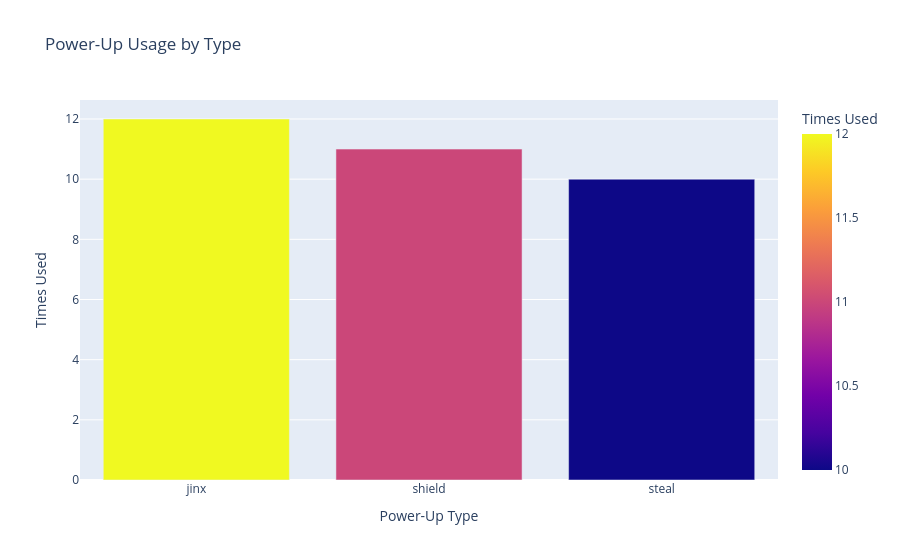
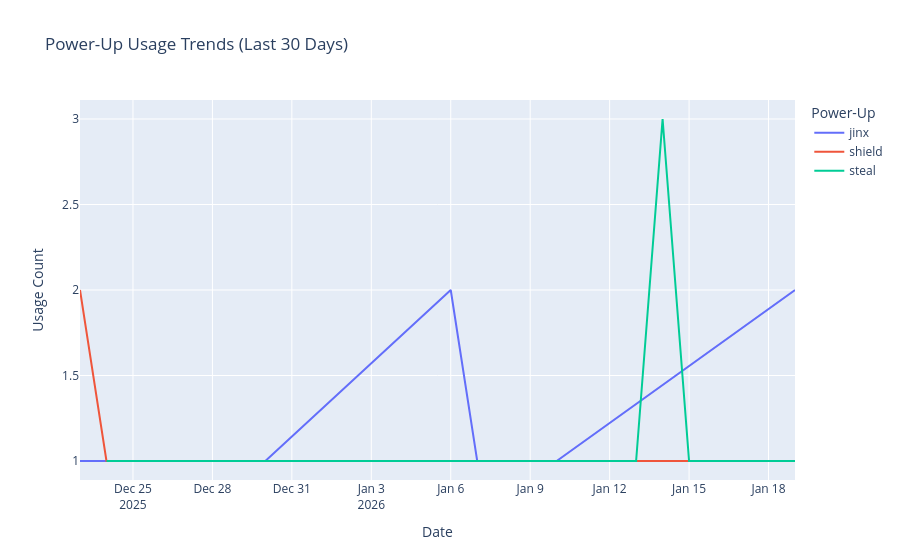
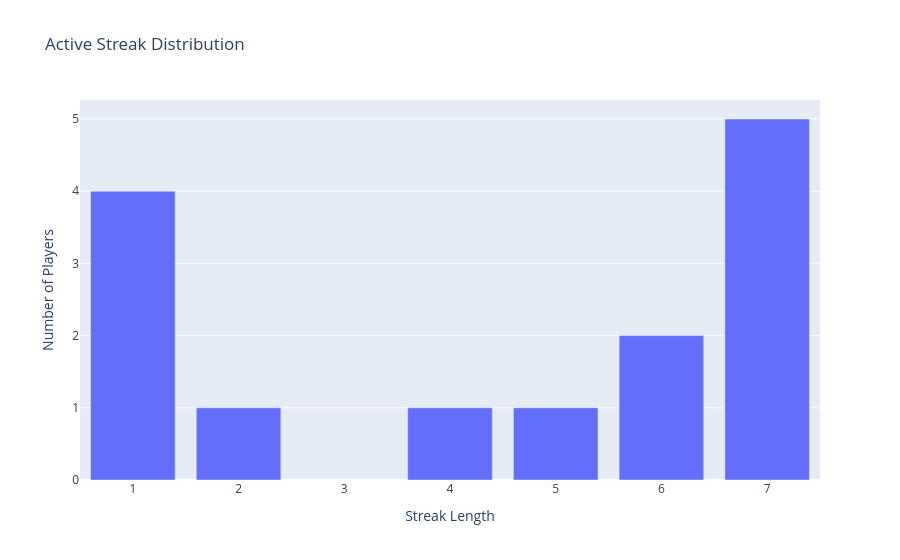

The notebook cell saved with these charts, in order:
### Markdown cell above
## 4. Power-Up Usage & Effectiveness

Analysis of power-up mechanics, including usage patterns and streak performance.

### Code cell
if "conn" in locals() and conn:
    # Power-up usage by type
    query = """
    SELECT 
        powerup_type,
        COUNT(*) as usage_count,
        COUNT(DISTINCT user_id) as unique_users
    FROM powerup_usage
    GROUP BY powerup_type
    ORDER BY usage_count DESC;
    """
    df_powerups = pd.read_sql_query(query, conn)

    if not df_powerups.empty:
        print("⚡ Power-Up Usage Statistics:")
        print(df_powerups.to_string(index=False))

        # Visualize power-up usage
        fig = px.bar(
            df_powerups,
            x="powerup_type",
            y="usage_count",
            title="Power-Up Usage by Type",
            labels={"powerup_type": "Power-Up Type", "usage_count": "Times Used"},
            color="usage_count",
            color_continuous_scale="Plasma",
        )
        fig.show()

        # Power-up usage over time
        query = """
        SELECT 
            DATE(used_at) as date,
            powerup_type,
            COUNT(*) as count
        FROM powerup_usage
        WHERE used_at >= DATE('now', '-30 days')
        GROUP BY DATE(used_at), powerup_type
        ORDER BY date;
        """
        df_powerup_trends = pd.read_sql_query(query, conn)
        if not df_powerup_trends.empty:
            df_powerup_trends["date"] = pd.to_datetime(df_powerup_trends["date"])
            fig = px.line(
                df_powerup_trends,
                x="date",
                y="count",
                color="powerup_type",
                title="Power-Up Usage Trends (Last 30 Days)",
                labels={
                    "count": "Usage Count",
                    "date": "Date",
                    "powerup_type": "Power-Up",
                },
            )
            fig.show()

        # Top power-up users
        query = """
        SELECT 
            p.name,
            pu.powerup_type,
            COUNT(*) as times_used
        FROM powerup_usage pu
        JOIN players p ON pu.user_id = p.id
        GROUP BY pu.user_id, p.name, pu.powerup_type
        ORDER BY times_used DESC
        LIMIT 10;
        """
        df_top_users = pd.read_sql_query(query, conn)
        print("\n🎯 Top Power-Up Users:")
        print(df_top_users.to_string(index=False))
    else:
        print("No power-up usage data found.")

    # Streak Analysis
    print("\n\n🔥 Answer Streak Analysis:")
    query = """
    SELECT 
        p.name,
        p.answer_streak as current_streak,
        p.score
    FROM players p
    WHERE p.answer_streak > 0
    ORDER BY p.answer_streak DESC
    LIMIT 10;
    """
    df_streaks = pd.read_sql_query(query, conn)
    if not df_streaks.empty:
        print("Top Current Streaks:")
        print(df_streaks.to_string(index=False))

        # Streak distribution
        query = """
        SELECT 
            answer_streak,
            COUNT(*) as player_count
        FROM players
        WHERE answer_streak > 0
        GROUP BY answer_streak
        ORDER BY answer_streak;
        """
        df_streak_dist = pd.read_sql_query(query, conn)
        fig = px.bar(
            df_streak_dist,
            x="answer_streak",
            y="player_count",
            title="Active Streak Distribution",
            labels={
                "answer_streak": "Streak Length",
                "player_count": "Number of Players",
            },
        )
        fig.show()
    else:
        print("No active streaks found.")

    # Shield usage
    query = """
    SELECT
        COUNT(*) as total_shields_active
    FROM players
    WHERE active_shield = 1;
    """
    df_shields = pd.read_sql_query(query, conn)
    print(
        f"\n🛡️ Currently active shields: {df_shields.iloc[0]['total_shields_active']}"
    )

### Figure 1 — Plotly figure (JSON) as saved in the notebook; plotly's stock layout.template omitted (floating-point values rounded to 4 significant figures)
{"data": [{"alignmentgroup": "True", "hovertemplate": "Power-Up Type=%{x}<br>Times Used=%{marker.color}<extra></extra>", "legendgroup": "", "marker": {"color": [12, 11, 10], "coloraxis": "coloraxis", "pattern": {"shape": ""}}, "name": "", "offsetgroup": "", "orientation": "v", "showlegend": false, "textposition": "auto", "type": "bar", "x": ["jinx", "shield", "steal"], "xaxis": "x", "y": [12, 11, 10], "yaxis": "y"}], "layout": {"barmode": "relative", "coloraxis": {"colorbar": {"title": {"text": "Times Used"}}, "colorscale": [[0, "#0d0887"], [0.1111, "#46039f"], [0.2222, "#7201a8"], [0.3333, "#9c179e"], [0.4444, "#bd3786"], [0.5556, "#d8576b"], [0.6667, "#ed7953"], [0.7778, "#fb9f3a"], [0.8889, "#fdca26"], [1, "#f0f921"]]}, "legend": {"tracegroupgap": 0}, "title": {"text": "Power-Up Usage by Type"}, "xaxis": {"anchor": "y", "domain": [0, 1], "title": {"text": "Power-Up Type"}}, "yaxis": {"anchor": "x", "domain": [0, 1], "title": {"text": "Times Used"}}}}

### Figure 2 — Plotly figure (JSON) as saved in the notebook; plotly's stock layout.template omitted (floating-point values rounded to 4 significant figures)
{"data": [{"hovertemplate": "Power-Up=jinx<br>Date=%{x}<br>Usage Count=%{y}<extra></extra>", "legendgroup": "jinx", "line": {"color": "#636efa", "dash": "solid"}, "marker": {"symbol": "circle"}, "mode": "lines", "name": "jinx", "orientation": "v", "showlegend": true, "type": "scatter", "x": ["2025-12-23T00:00:00", "2025-12-25T00:00:00", "2025-12-27T00:00:00", "2025-12-28T00:00:00", "2025-12-29T00:00:00", "2025-12-30T00:00:00", "2026-01-06T00:00:00", "2026-01-07T00:00:00", "2026-01-10T00:00:00", "2026-01-19T00:00:00"], "xaxis": "x", "y": [1, 1, 1, 1, 1, 1, 2, 1, 1, 2], "yaxis": "y"}, {"hovertemplate": "Power-Up=shield<br>Date=%{x}<br>Usage Count=%{y}<extra></extra>", "legendgroup": "shield", "line": {"color": "#EF553B", "dash": "solid"}, "marker": {"symbol": "circle"}, "mode": "lines", "name": "shield", "orientation": "v", "showlegend": true, "type": "scatter", "x": ["2025-12-23T00:00:00", "2025-12-24T00:00:00", "2025-12-25T00:00:00", "2025-12-26T00:00:00", "2025-12-27T00:00:00", "2025-12-30T00:00:00", "2026-01-08T00:00:00", "2026-01-10T00:00:00", "2026-01-13T00:00:00", "2026-01-15T00:00:00"], "xaxis": "x", "y": [2, 1, 1, 1, 1, 1, 1, 1, 1, 1], "yaxis": "y"}, {"hovertemplate": "Power-Up=steal<br>Date=%{x}<br>Usage Count=%{y}<extra></extra>", "legendgroup": "steal", "line": {"color": "#00cc96", "dash": "solid"}, "marker": {"symbol": "circle"}, "mode": "lines", "name": "steal", "orientation": "v", "showlegend": true, "type": "scatter", "x": ["2025-12-24T00:00:00", "2026-01-06T00:00:00", "2026-01-08T00:00:00", "2026-01-13T00:00:00", "2026-01-14T00:00:00", "2026-01-15T00:00:00", "2026-01-17T00:00:00", "2026-01-19T00:00:00"], "xaxis": "x", "y": [1, 1, 1, 1, 3, 1, 1, 1], "yaxis": "y"}], "layout": {"legend": {"title": {"text": "Power-Up"}, "tracegroupgap": 0}, "title": {"text": "Power-Up Usage Trends (Last 30 Days)"}, "xaxis": {"anchor": "y", "domain": [0, 1], "title": {"text": "Date"}}, "yaxis": {"anchor": "x", "domain": [0, 1], "title": {"text": "Usage Count"}}}}

### Figure 3 — Plotly figure (JSON) as saved in the notebook; plotly's stock layout.template omitted (floating-point values rounded to 4 significant figures)
{"data": [{"alignmentgroup": "True", "hovertemplate": "Streak Length=%{x}<br>Number of Players=%{y}<extra></extra>", "legendgroup": "", "marker": {"color": "#636efa", "pattern": {"shape": ""}}, "name": "", "offsetgroup": "", "orientation": "v", "showlegend": false, "textposition": "auto", "type": "bar", "x": [1, 2, 4, 5, 6, 7], "xaxis": "x", "y": [4, 1, 1, 1, 2, 5], "yaxis": "y"}], "layout": {"barmode": "relative", "legend": {"tracegroupgap": 0}, "title": {"text": "Active Streak Distribution"}, "xaxis": {"anchor": "y", "domain": [0, 1], "title": {"text": "Streak Length"}}, "yaxis": {"anchor": "x", "domain": [0, 1], "title": {"text": "Number of Players"}}}}
